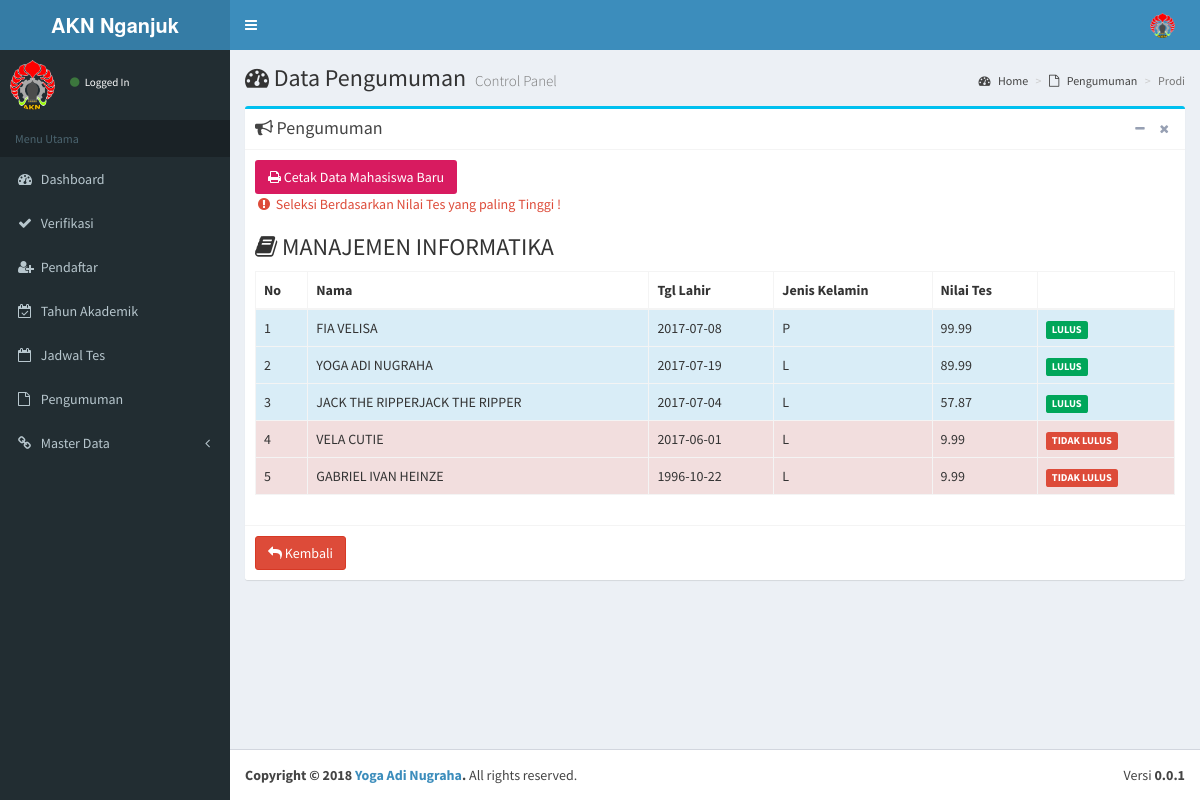
The page /administrator/pengumuman/prodi/MIF on the database its author committed.
### tables this page shows
CREATE TABLE IF NOT EXISTS `prodi` (
  `kode_prodi` varchar(10) NOT NULL,
  `nama_prodi` varchar(40) NOT NULL,
  `kuota` int(3) NOT NULL,
  `created_at` datetime NOT NULL,
  `jenjang_id` int(11) NOT NULL
);

CREATE TABLE IF NOT EXISTS `pendaftaran` (
`id_daftar` int(11) NOT NULL,
  `thak` year(4) NOT NULL,
  `nama_pendaftar` varchar(50) NOT NULL,
  `nisn` varchar(50) NOT NULL,
  `tgl_lahir` date NOT NULL,
  `jkel` enum('L','P') NOT NULL,
  `agama` varchar(10) NOT NULL,
  `sekolah` varchar(50) NOT NULL,
  `kota` varchar(30) NOT NULL,
  `alamat` varchar(45) NOT NULL,
  `no_hp` varchar(14) NOT NULL,
  `email` varchar(100) NOT NULL,
  `prodi` varchar(10) NOT NULL,
  `nilai_un` int(11) NOT NULL,
  `foto` varchar(255) NOT NULL,
  `nilai_tes` decimal(4,2) NOT NULL,
  `input_tes_tgl` datetime NOT NULL,
  `daftar_tgl` datetime NOT NULL,
  `fc_ijazah` tinyint(1) NOT NULL,
  `fc_skhu` tinyint(1) NOT NULL,
  `pas_foto` tinyint(1) NOT NULL,
  `verifikasi_tgl` datetime NOT NULL
);

### application/controllers/administrator/Pengumuman.php (called while the page is built, shortened)
<?php if ( ! defined('BASEPATH')) exit('No direct script access allowed');
class Pengumuman extends CI_Controller {
	public function prodi($kode_prodi)
	{
		$thak=$this->model_app->kode_thak_aktif();
		$d['prodi']=$this->model_app->ambil_prodi($kode_prodi);
		$d['siswa']=$this->model_app->get_siswa_prodi($kode_prodi,$thak);
		$d['content']=$this->load->view('admin/pengumuman/prodi', $d, TRUE);
		$this->load->view('admin/home', $d);
	}
}

### index.php (called while the page is built, shortened)
<?php
require_once BASEPATH.'core/CodeIgniter.php';

### application/models/model_app.php (called while the page is built, shortened)
<?php if ( ! defined('BASEPATH')) exit('No direct script access allowed');
class model_app extends CI_Model {
	public function ambil_prodi($kode_prodi)
	{
		$query = $this->db->get_where('prodi', array('kode_prodi' => $kode_prodi));
        if ($query) {
        	return $query->row();
        }else{
        	return false;
        }
	}
	public function get_siswa_prodi($kode_prodi,$thak)
	{
		$data = array('prodi' => $kode_prodi, 'thak' => $thak,'input_tes_tgl != '=> 0,'nilai_tes !='=> 0 );
		$this->db->select('*');
		$this->db->from('pendaftaran');
		$this->db->where($data);
		$this->db->order_by('nilai_tes', 'DESC');
		$query = $this->db->get();
        if ($query->num_rows() > 0) {
        	return $query->result();
        }else{
        	return false;
        }
	}
}

### application/views/admin/pengumuman/prodi.php (the view, shortened to what this page needs)
<section class="content-header">
  <h1><i class="fa fa-dashboard"></i>
    Data Pengumuman
    <small>Control Panel</small>
  </h1>
  <ol class="breadcrumb">
    <li><a href="<?=base_url('administrator/main') ?>"><i class="fa fa-dashboard"></i> Home</a></li>
    <li><a href="<?=base_url('administrator/pengumuman') ?>"><i class="fa fa-file-o"></i> Pengumuman</a></li>
    <li class="active">Prodi</li>
  </ol>
</section>
<section class="content">
  <div class="row">
    <div class="col-md-12">
      <div class="box box-info">
        <div class="box-header with-border">
          <h3 class="box-title"><i class="fa fa-bullhorn"></i> Pengumuman</h3>
          <div class="box-tools pull-right">
            <button type="button" class="btn btn-box-tool" data-widget="collapse"><i class="fa fa-minus"></i>
            </button>
            <button type="button" class="btn btn-box-tool" data-widget="remove"><i class="fa fa-times"></i></button>
          </div>
        </div>
        <div class="box-body">
          <a href="<?=base_url('administrator/pengumuman/report_maba/'.$prodi->kode_prodi)  ?>" type="button" target="_blank" class="btn bg-maroon"><i class="fa fa-print"></i> Cetak Data Mahasiswa Baru</a>
         <p class="text-red"><i class="fa fa-fw fa-exclamation-circle"></i> Seleksi Berdasarkan Nilai Tes yang paling Tinggi !</p>
          <h3><i class="fa fa-book"></i> <?=$prodi->nama_prodi ?></h3>
          <div class="table-responsive">
            <table class="table table-hover table-bordered">
              <thead>
                <th>No</th>
                <th>Nama</th>
                <th>Tgl Lahir</th>
                <th>Jenis Kelamin</th>
                <th>Nilai Tes</th>
                <th></th>
              </thead>
              <tbody>
              <?php if ($siswa): ?>
                 <?php $no=0; foreach ($siswa as $value): $no++;?>
                <?php
                  if ($no <= $prodi->kuota) {
                    $ket='<label class="label label-success">LULUS</label>';
                    $clas='info';
                  }else{
                    $ket='<label class="label label-danger">TIDAK LULUS</label>';
                    $clas='danger';
                  }
                 ?>
                  <tr class=<?=$clas ?>>
                    <td><?=$no  ?></td>
                    <td><?=$value->nama_pendaftar  ?></td>
                    <td><?=$value->tgl_lahir  ?></td>
                    <td><?=$value->jkel  ?></td>
                    <td><?=$value->nilai_tes ?></td>
                    <td><?=$ket  ?> </td>
                  </tr>
                  <?php endforeach ?>
                <?php else: ?>
                  <tr>
                    <td colspan="6">Tidak Ada Data</td>
                  </tr>
              <?php endif ?>
              </tbody>
            </table>
          </div>
        </div>
        <div class="box-footer">
          <a href="<?=base_url('administrator/pengumuman') ?>" type="button" class="btn btn-danger"><i class="fa fa-reply"></i> Kembali</a>
        </div>
      </div>
    </div>
  </div>
</section>

### rows shown on the page
prodi: nama_prodi "MANAJEMEN INFORMATIKA"
pendaftaran: nama_pendaftar "FIA VELISA", tgl_lahir "2017-07-08", jkel "P", nilai_tes "99.99", shows "LULUS"
pendaftaran: nama_pendaftar "YOGA ADI NUGRAHA", tgl_lahir "2017-07-19", jkel "L", nilai_tes "89.99", shows "LULUS"
pendaftaran: nama_pendaftar "JACK THE RIPPERJACK THE RIPPER", tgl_lahir "2017-07-04", jkel "L", nilai_tes "57.87", shows "LULUS"
pendaftaran: nama_pendaftar "VELA CUTIE", tgl_lahir "2017-06-01", jkel "L", nilai_tes "9.99", shows "TIDAK LULUS"
pendaftaran: nama_pendaftar "GABRIEL IVAN HEINZE", tgl_lahir "1996-10-22", jkel "L", nilai_tes "9.99", shows "TIDAK LULUS"
